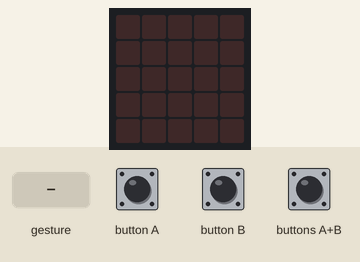
Simulated run of this program. Board: BBC micro:bit (MakeCode). On the bench: the board's 5×5 LED display. The inputs (shaded band) are chosen by the test bench. A tilt is held for 1.5 s and a shake lasts 1 s, then the board lies face up again.

Above: at 1.2 s.
1.3 s: button A pressed for 0.15 s
At 1.9 s:
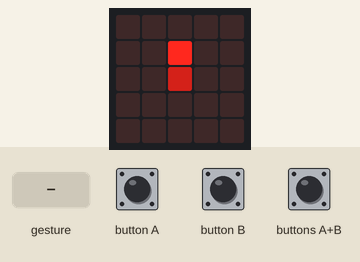
2.9 s: buttons A+B pressed for 0.15 s
At 4.2 s:
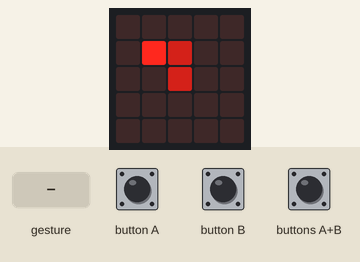
4.5 s: gesture 'shake'
At 5.0 s:
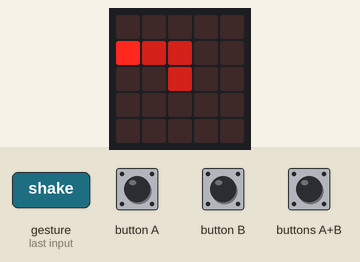
6.2 s: button B pressed for 0.15 s
At 6.8 s:
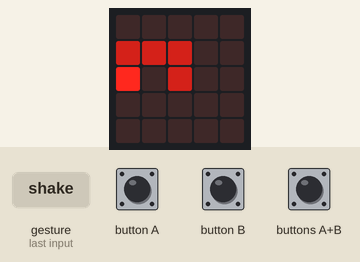
7.8 s: buttons A+B pressed for 1 s
At 9.3 s:
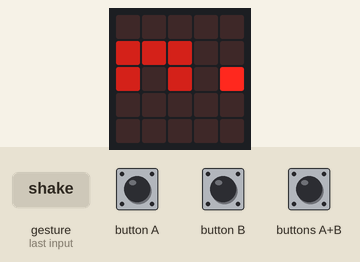
10.3 s: button A pressed for 0.15 s
At 11.1 s:
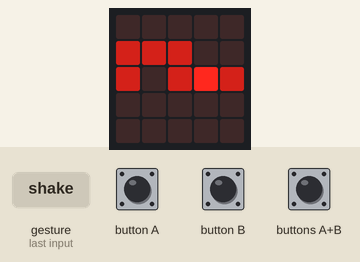
Timing chart, 0 to 12.9 s (numbered marks = the images above; inputs shaded):
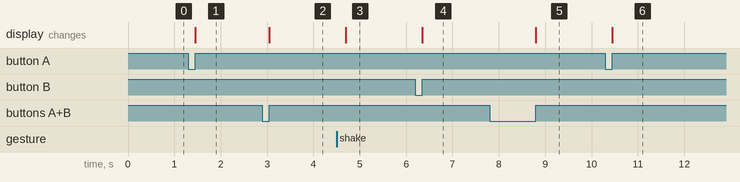

Measured:
- after the input at 1.3 s, the display: changes after 0.15 s (image 1)
- after the input at 2.9 s, the display: changes after 0.15 s (image 2)
- after the input at 4.5 s, the display: changes after 0.20 s (image 3)
- after the input at 6.2 s, the display: changes after 0.15 s (image 4)
- after the input at 7.8 s, the display: changes after 1.0 s (image 5)
- after the input at 10.3 s, the display: changes after 0.15 s (image 6)

The program:

main.ts
```typescript
input.onButtonPressed(Button.A, function () {
    turtle.forward(1)
})
input.onGesture(Gesture.Shake, function () {
    turtle.forward(1)
    turtle.turnRight()
})
input.onButtonPressed(Button.AB, function () {
    turtle.turnLeft()
    turtle.forward(1)
})
input.onButtonPressed(Button.B, function () {
    turtle.back(1)
})
turtle.pen(TurtlePenMode.Down)
```

test.ts
```typescript
// aquí va el archivo "tests"; esto no se compilará cuando este paquete se utilice como una extensión.
```
